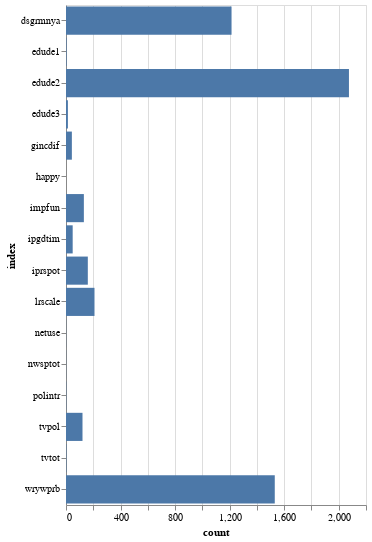

Write notebook code for a chart like this one.
### Code cell
alt.Chart(cls_nan).mark_bar().encode(
    x="count",
    y="index",
).properties(height=500)

### Figure 1 — Vega-Lite specification as saved in the notebook (floating-point values rounded to 4 significant figures)
{"config": {"view": {"continuousWidth": 300, "continuousHeight": 300}}, "data": {"name": "data-4fa790da2d0c0131679706c188dc2e7f"}, "mark": {"type": "bar"}, "encoding": {"x": {"field": "count", "type": "quantitative"}, "y": {"field": "index", "type": "nominal"}}, "height": 500, "$schema": "https://vega.github.io/schema/vega-lite/v5.15.1.json", "datasets": {"data-4fa790da2d0c0131679706c188dc2e7f": [{"index": "happy", "count": 0}, {"index": "lrscale", "count": 209}, {"index": "nwsptot", "count": 1}, {"index": "netuse", "count": 1}, {"index": "tvtot", "count": 3}, {"index": "tvpol", "count": 121}, {"index": "dsgrmnya", "count": 1214}, {"index": "wrywprb", "count": 1531}, {"index": "impfun", "count": 131}, {"index": "ipgdtim", "count": 49}, {"index": "polintr", "count": 2}, {"index": "iprspot", "count": 160}, {"index": "gincdif", "count": 43}, {"index": "edude1", "count": 4}, {"index": "edude2", "count": 2075}, {"index": "edude3", "count": 14}]}}
